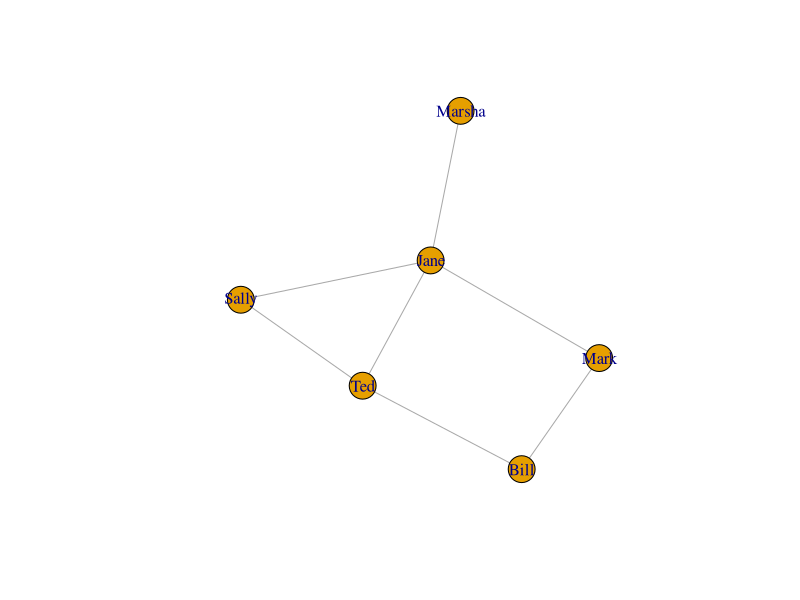
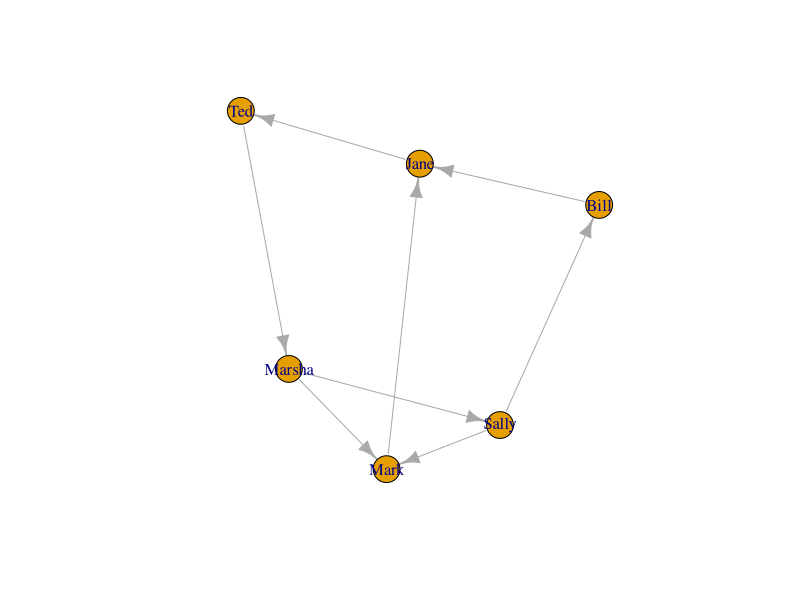
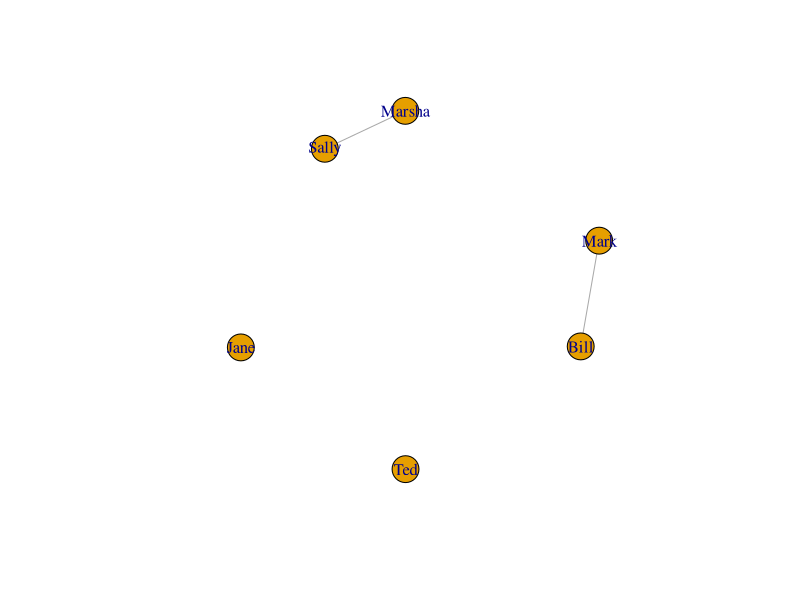
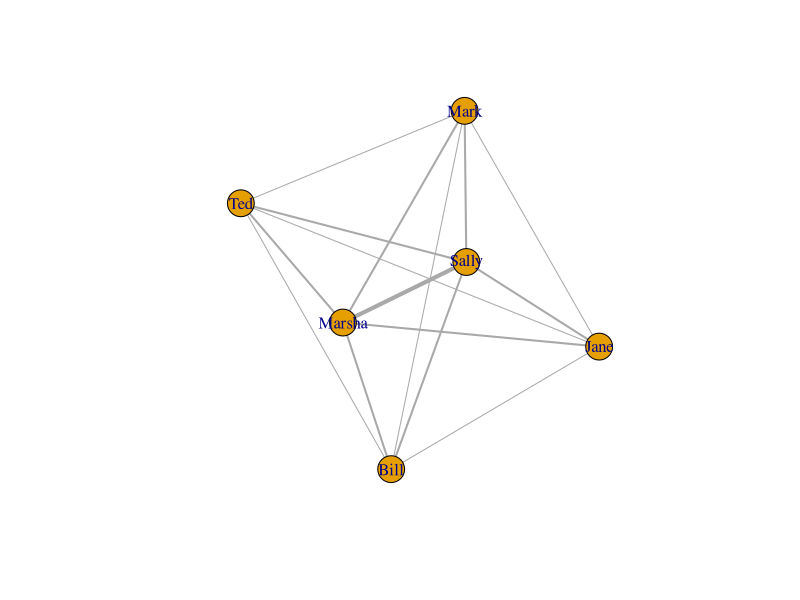
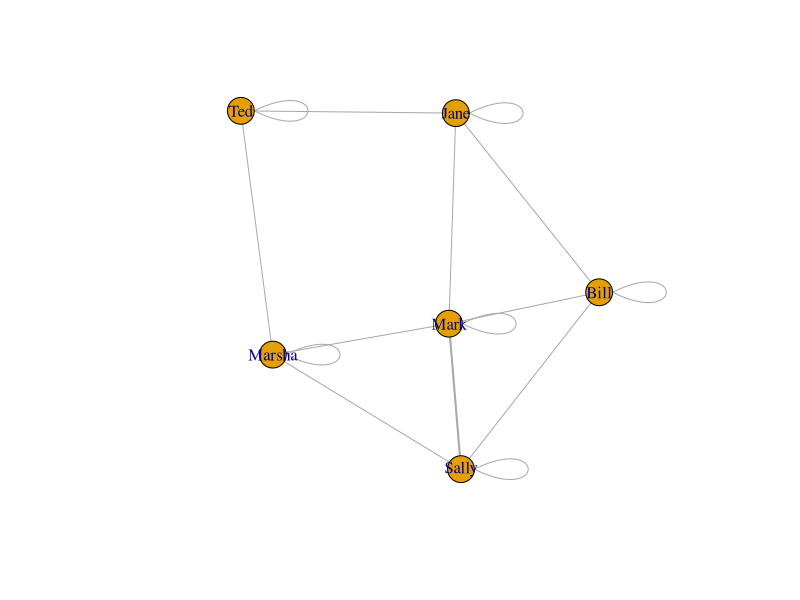
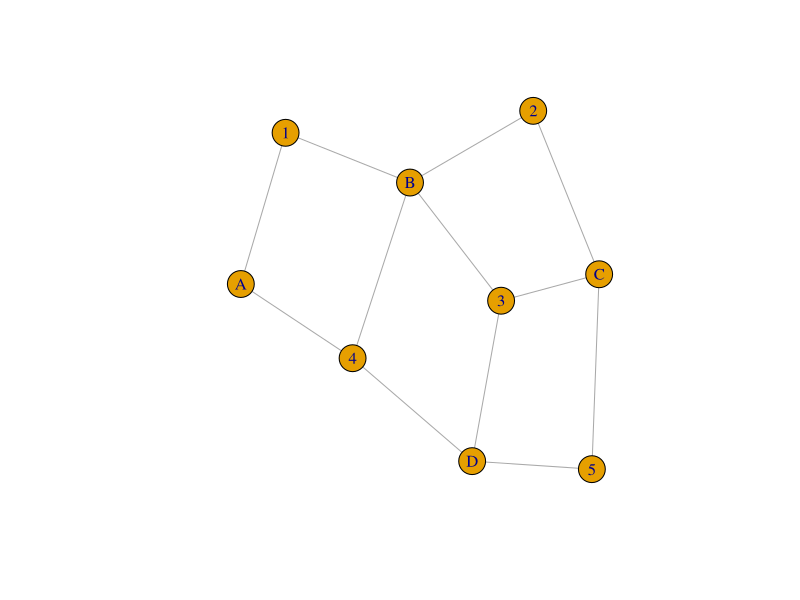
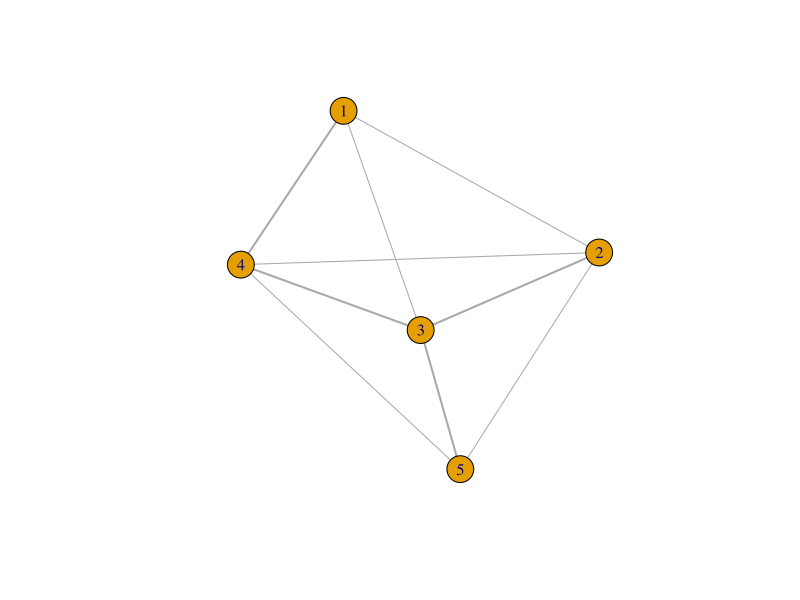
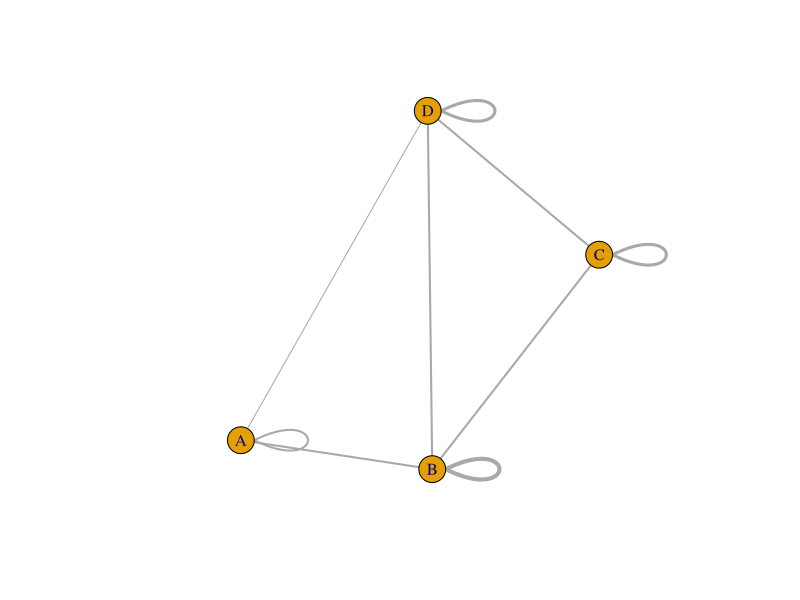

The R source for these figures, in order:
## ---- chunk 1

A = c(0,1,0,0,1,0,1,0,1,1,0,0,0,1,0,1,1,1,0,1,1,0,0,0,1,0,1,0,0,0,0,0,1,0,0,0) # Matrix 6.2 in Newman
A = matrix(A, 6,6)
colnames(A) = c("Bill", "Ted", "Jane", "Sally", "Mark", "Marsha") # I like to have names to make this easier.
rownames(A) = c("Bill", "Ted", "Jane", "Sally", "Mark", "Marsha")
A
## ---- chunk 2
library(igraph)
g = graph.adjacency(A, mode='undirected')
plot(g, show.arrows=F)
## ---- chunk 3
dirA = c(0,0,0,1,0,0,0,0,1,0,0,0,1,0,0,0,1,0,0,0,0,0,0,1,0,0,0,1,0,1,0,1,0,0,0,0) # Matrix 6.6 in Newman (directed)
dirA = matrix(dirA, 6, 6)
colnames(dirA) = c("Bill", "Ted", "Jane", "Sally", "Mark", "Marsha") # I like to have names to make this easier.
rownames(dirA) = c("Bill", "Ted", "Jane", "Sally", "Mark", "Marsha")
dirA
c = graph.adjacency(dirA)
plot(c)
## ---- chunk 4
dirA = c(0,0,0,1,0,0,0,0,1,0,0,0,1,0,0,0,1,0,0,0,0,0,0,1,0,0,0,1,0,1,0,1,0,0,0,0) # Matrix 6.6 in Newman (directed)
dirA = matrix(dirA, 6, 6)
colnames(dirA) = c("Bill", "Ted", "Jane", "Sally", "Mark", "Marsha") # I like to have names to make this easier.
rownames(dirA) = c("Bill", "Ted", "Jane", "Sally", "Mark", "Marsha")
cocitation = function(mat) { #formula 
  C = mat %*% t(mat)
  newMat = mat
  for(i in 1:length(C[1,])){
    for(j in 1:length(C[,1])) {
      if(i != j) {
        if(C[i,j] > 0) {
          newMat[i,j] = newMat[i,j] + C[i,j]
        } else {
          newMat[i,j] = 0
        }
      }
    }
  }
  return(newMat)
}

new = cocitation(dirA)
new
g = graph.adjacency(new, weighted=T, mode="undirected")
plot(g)

## I'm having a hard time with this one.  Here's an alternative method based on 6.7 in Newman.
cocitation = function(mat) { # Formula 6.7 in Newman
  newMat = mat
  for(i in 1:length(mat[1,])) {
    for(j in 1:length(mat[,1])) {
      aik = 0
      akj = 0
      for(k in 1:length(mat[1,])) {
        if(i != j) {
          aik = aik + mat[i,k]
          akj = akj + t(mat)[k,j]
        }
        newMat[i,j] = aik %*% akj
      }
    }
  }
  return(newMat)
}

new = cocitation(dirA)
new
g = graph.adjacency(new, weighted=T, mode="undirected")
plot(g, edge.width=E(g)$weight)
## ---- chunk 5
bibCoupling = function(mat) {
  B = t(mat) %*% mat
  newMat = mat
  for(i in 1:length(B[1,])) {
    for(j in 1:length(B[,1])){
      if(B[i,j] > 0){
        newMat[i,j] = newMat[i,j] + 1
      }
    }
  }
  return(newMat)
}

new = bibCoupling(dirA)
new
g = graph.adjacency(new, weighted=T, mode="undirected")
plot(g, edge.width=E(g)$weight)
## ---- chunk 6
B = c(1,0,0,1,0,1,1,1,1,0,0,1,1,0,1,0,0,1,1,1)
B = matrix(B, byrow = T, 4,5)  # Matrix 6.16 in Newman
colnames(B) = c(1,2,3,4,5)
rownames(B) = c("A", "B", "C", "D")

B
g = graph.incidence(B)
plot(g)
## ---- chunk 7
B = c(1,0,0,1,0,1,1,1,1,0,0,1,1,0,1,0,0,1,1,1)
B = matrix(B, byrow = T, 4,5)  # Matrix 6.16 in Newman
colnames(B) = c(1,2,3,4,5)
rownames(B) = c("A", "B", "C", "D")

P = t(B) %*% B # Converts the matrix into something similar to an adjacency matrix. Pij is the number of groups to which both i and j belong.
diag(P) = 0 # Set the diagonal elements to 0 to convert P into an adjacency matrix.
P
g = graph.adjacency(P, mode='undirected', weighted=T)
plot(g, edge.width=E(g)$weight)
## ---- chunk 8
B = c(1,0,0,1,0,1,1,1,1,0,0,1,1,0,1,0,0,1,1,1)
B = matrix(B, byrow = T, 4,5)  # Matrix 6.16 in Newman
colnames(B) = c(1,2,3,4,5)
rownames(B) = c("A", "B", "C", "D")

Pp = B %*% t(B) # Project to an adjacency matrix.
Pp # The diagonals here represent the number of members of each group.
g = graph.adjacency(Pp, mode='undirected', weighted=T)
plot(g, edge.width=E(g)$weight)
## ---- chunk 9
B = c(1,0,0,1,0,1,1,1,1,0,0,1,1,0,1,0,0,1,1,1)
B = matrix(B, byrow = T, 4,5)  # Matrix 6.16 in Newman
colnames(B) = c(1,2,3,4,5)
rownames(B) = c("A", "B", "C", "D")
degree = function(mat, index) { # Newman 6.19
  return(sum(mat[index,]))
}

B
degree(B, 'B') # How many edges are connected to 'B' in the network. Also equivalent to the diagonal value in Pp.
Pp['B','B']

# Switching to a simpler matrix
A = c(0,1,0,0,1,0,1,0,1,1,0,0,0,1,0,1,1,1,0,1,1,0,0,0,1,0,1,0,0,0,0,0,1,0,0,0) # Matrix 6.2 in Newman
A = matrix(A, 6,6)
colnames(A) = c("Bill", "Ted", "Jane", "Sally", "Mark", "Marsha") # I like to have names to make this easier.
rownames(A) = c("Bill", "Ted", "Jane", "Sally", "Mark", "Marsha")

# Number of edge ends, 6.20
m2 = sum(A)
m2

# Mean Degree, 6.23
c = m2 / length(A[1,])
c
## ---- chunk 10

A = c(0,1,0,0,1,0,1,0,1,1,0,0,0,1,0,1,1,1,0,1,1,0,0,0,1,0,1,0,0,0,0,0,1,0,0,0) # Matrix 6.2 in Newman
A = matrix(A, 6,6)
colnames(A) = c("Bill", "Ted", "Jane", "Sally", "Mark", "Marsha") # I like to have names to make this easier.
rownames(A) = c("Bill", "Ted", "Jane", "Sally", "Mark", "Marsha")

# Number of edge ends, 6.20
m2 = sum(A)

# Mean Degree, 6.23
c = m2 / length(A[1,])

# Density, 6.24
c / (length(A[1,]) - 1)
## ---- chunk 11

# In-degree, 6.25 (a) where i = 'Marsha'
kin = sum(dirA['Marsha',])
kin

# Out-degree. 6.25 (b) where j = 'Marsha'
kout = sum(dirA[,'Marsha'])
kout
## ---- chunk 12
dirA = c(0,0,0,1,0,0,0,0,1,0,0,0,1,0,0,0,1,0,0,0,0,0,0,1,0,0,0,1,0,1,0,1,0,0,0,0) # Matrix 6.6 in Newman (directed)
dirA = matrix(dirA, 6, 6)
colnames(dirA) = c("Bill", "Ted", "Jane", "Sally", "Mark", "Marsha") # I like to have names to make this easier.
rownames(dirA) = c("Bill", "Ted", "Jane", "Sally", "Mark", "Marsha")

numDirEdges = function(mat) { #6.26
   m = 0
   for(i in 1:length(mat[,1])){ # iterate over rows
    m = m + sum(dirA[i,])
   }
   return(m)
}
m = numDirEdges(dirA)
m

# Mean Degree, 6.28
c = m / length(dirA[1,])
c

## ---- chunk 13
library(expm)
A = c(0,1,0,0,1,0,1,0,1,1,0,0,0,1,0,1,1,1,0,1,1,0,0,0,1,0,1,0,0,0,0,0,1,0,0,0) # Matrix 6.2 in Newman
A = matrix(A, 6,6)
colnames(A) = c("Bill", "Ted", "Jane", "Sally", "Mark", "Marsha") # I like to have names to make this easier.
rownames(A) = c("Bill", "Ted", "Jane", "Sally", "Mark", "Marsha")

numPaths = function(A, len){ # 6.31
  N = 0
  for(i in 1:length(A[,1])) {
    for(j in 1:length(A[1,])) {
      if((A%^%len)[i,j] == len){
        N = N+1
      }
    }
  }
  return(N)
}
N = numPaths(A, 2)

# Finding the number of loops, 6.32
numLoops = function(A, len){
  return(sum(diag(A %^% len)))
}
L = numLoops(A, 3)
L

# Using eigenvalues to find number of loops, 6.33
numLoops = function(A, len){
  k = eigen(A)$values
  L = sum(k^len)
  return(L)
}
L = numLoops(A, 3)
L

## ---- chunk 14
geodesic = function(A, i, j) {
  done = FALSE
  count = 1
  
  while (done == F) {
    aij = A %^% count
    if(aij[i,j] > 0) {
      return(count)
    }
    count = count + 1
  }
}
geodesic(A, 2, 5)
